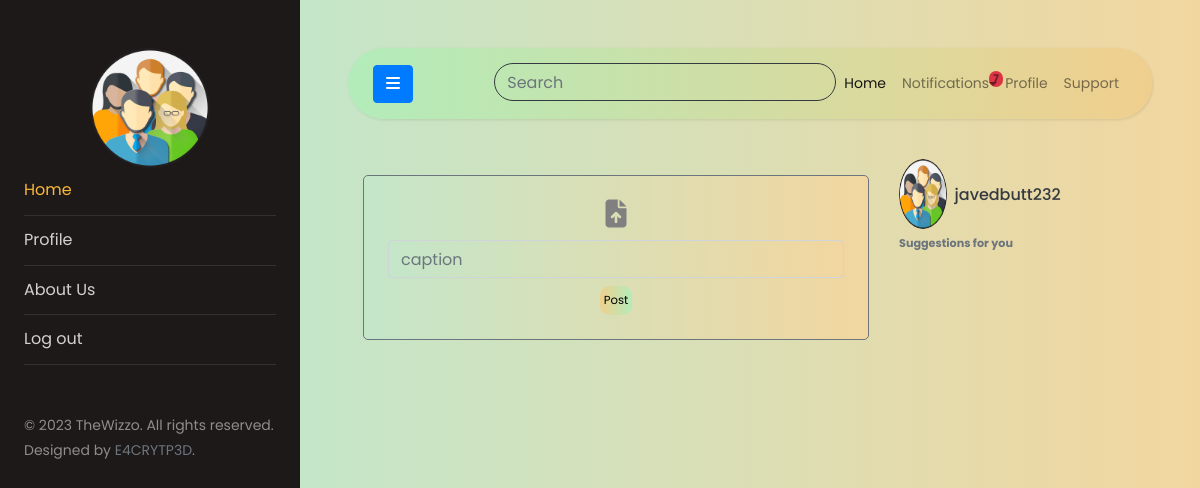
The page / (signed in) on the database its author committed.
### users/models.py (models this page shows, shortened)
class User(AbstractUser):
    genders = [
        ('Male', 'Male'),
        ('Female', 'Female'),
        ('Custom', 'Custom'),
        ('Prefer not to say', 'Prefer not to say')
    ]
    date_of_birth = models.DateField(blank=True, null=True)
    gender = models.CharField(
        choices=genders, max_length=20, default="Unknown")

class Profile(models.Model):
    user = models.OneToOneField(
        'User', related_name='profile', on_delete=models.CASCADE)
    bio = models.CharField(default="", blank=True, null=True, max_length=75)
    follows = models.ManyToManyField(
        User, related_name='follows', blank=True, symmetrical=False)
    updated = models.DateTimeField(auto_now=True)
    created = models.DateTimeField(auto_now_add=True)
    profile_pic = models.ImageField(
        upload_to='profile_pics', blank=True, null=True)

### usertimeline/views.py (the view)
# urls.py: 2. Add a URL to urlpatterns:  path('', views.home, name='home')
def home(request):
    if request.user.is_authenticated:
        form = CustomAuthenticationForm
        followed = request.user.profile.follows.all()
        posts = []
        for i in followed:
            if i.post.all().exists():
                posts += [i for i in i.post.all()]
        posts += [i for i in request.user.post.all() if i]
        suggestions = cache.get_or_set('suggestions', get_suggestions(
            request.user.username), version=request.user.id)
        return render(request, 'usertimeline/userfeed.html', {'form': form, 'posts': posts, 'suggestions': suggestions})
    else:
        return redirect('userlogin')

### users/utils.py (called while the page is built, shortened)
def get_suggestions(current_user):
    suggestions = []
    user = User.objects.prefetch_related(
        'profile', 'follows').get(username=current_user)
    if len(suggestions) >= 5:
        return random.sample(suggestions, 5)
    else:
        return suggestions

### usertimeline/models.py (called while the page is built)
    def all(self):
        return super().filter(is_seen=False)

### templates/usertimeline/userfeed.html (shortened to what this page needs)
{% extends 'base.html' %}
{% block home %}
active
{% endblock home %}
{% block content %}
<div class="container">
    <div class="row">
        <div class="col-md-8 col-sm-auto justify-content-center">
            <form id="imagepost" hx-post="{% url 'posts' %}" hx-target="#posts-content" method="post"
                enctype="multipart/form-data">
                <div class="d-flex flex-column bg-gradient align-items-center my-3 border border-secondary p-4"
                    style="border-radius: 5px;">
                    <div>
                        <label for="imageupload" aria-label="Upload Image">
                            <i class="fa-2x fa-solid fa-file-upload mx-auto upload-icon" style="cursor: pointer;"></i>
                        </label>
                    </div>
                    <div class="input-group input-group bg-gradient">
                        <input name="caption" placeholder="caption" type="text"
                            class="small bg-transparent form-control" aria-label="Post Caption" required>
                    </div>
                    <div class="mt-2">
                        <input class="btn-remove" type="submit" value="Post">
                    </div>
                </div>
            </form>
        </div>
        <div class="col-4 d-none d-md-block mx-auto d-flex flex-column">
            <a href="{% url 'userprofile' user %}">
                <div class="d-flex flex-row align-items-center">
                    <img src="{{user.profile.profile_pic.url}}" alt="{{user}}" class="img-fluid rounded-circle"
                        style="height: 70px;width: 20%;">
                    <div>
                        <h6 class="mx-2 my-0 text-dark">{{user.username}}</h6>
                    </div>
                </div>
            </a>
            <div>
                <h6 class="text-secondary small font-weight-bold my-2">Suggestions for you</h6>
            </div>
        </div>
    </div>
</div>
{% endblock content %}

### templates/base.html (shortened to what this page needs)
<!DOCTYPE html>
<html lang="en">
{% load static %}
<head>
	<link rel="stylesheet" href="https://cdnjs.cloudflare.com/ajax/libs/font-awesome/6.2.1/css/all.min.css"
 />
	<link rel="stylesheet" href="{% static 'css/style.css' %}" />
</head>
<body>
	<div class="wrapper d-flex align-items-stretch">
		<nav id="sidebar">
			<div class="p-4 pt-5">
				<a href="#" class="img logo rounded-circle mb-5"
					style="background-image: url({{user.profile.profile_pic.url}});"></a>
				<ul class="list-unstyled components mb-5">
					<li class="{% block home %}{% endblock home %}">
						<a href="{% url 'wizzo-home' %}">Home</a>
					</li>
					<li class="{% block profile %}{% endblock profile %}">
						<a href="{% url 'userprofile' user.username %}">Profile</a>
					</li>
					<li class="nav-item {% block about %}{% endblock about %}">
						<a class="nav-link" href="{% url 'about' %}">About Us</a>
					</li>
					<li>
						<a href="{% url 'userlogout' %}">Log out</a>
					</li>
				</ul>
				<div class="footer">
					<p>
						© 2023 TheWizzo. All rights reserved. Designed by
						<a href="https://github.com/e4crypt3d" target="_blank"
							class="text-decoration-none text-secondary">E4CRYTP3D</a>.
					</p>
				</div>
			</div>
		</nav>
		<div id="content" class="p-4 p-md-5 bg-gradient">
			<nav class="navbar navbar-expand-lg navbar-light navbar-gradient rounded-pill">
				<div class="container-fluid">
					<button type="button" id="sidebarCollapse" class="btn btn-primary">
						<i class="fa fa-bars"></i>
					</button>
					<div class="collapse navbar-collapse" id="topnavbar">
						<ul class="nav navbar-nav ml-auto">
							<li class="nav-item my-3 my-lg-0">
								<div class="position-relative search-bar">
									<input hx-post="{% url 'search' %}" hx-trigger="keyup changed delay:500ms"
										hx-vals='{"csrfmiddlewaretoken":"{{csrf_token}}"}'
										style="border-radius: 20px; background-color: transparent" type="text"
										class="form-control border-dark" placeholder="Search" aria-label="Search"
										hx-target="#searched" name="query" />
								</div>
							</li>
							<li class="nav-item active">
								<a class="nav-link" href="{% url 'wizzo-home' %}">Home</a>
							</li>
							<li class="nav-item position-relative" id="notifications">
								{% include 'usertimeline/partials/notifications.html' %}
							</li>
							<li class="nav-item">
								<a class="nav-link" href="{% url 'userprofile' user.username %}">Profile</a>
							</li>
							<li class="nav-item">
								<a class="nav-link" href="#">Support</a>
							</li>
						</ul>
					</div>
				</div>
			</nav>
			{% block content %} {% endblock content %}
		</div>
	</div>
</body>
</html>

### templates/usertimeline/partials/notifications.html (shortened to what this page needs)
<a class="nav-link position-relative dropdown-toggle" href="#" type="button" data-bs-toggle="dropdown"
    data-bs-target="#notificationDropdown" aria-expanded="false">
    Notifications
    <span class="position-absolute top-0 start-100 translate-middle badge rounded-pill bg-danger">
        {{user.receiver.all.count}}
    </span>
</a>

### rows shown on the page
User: profile.profile_pic (placeholder picture), receiver.all.count "7", username "javedbutt232"
